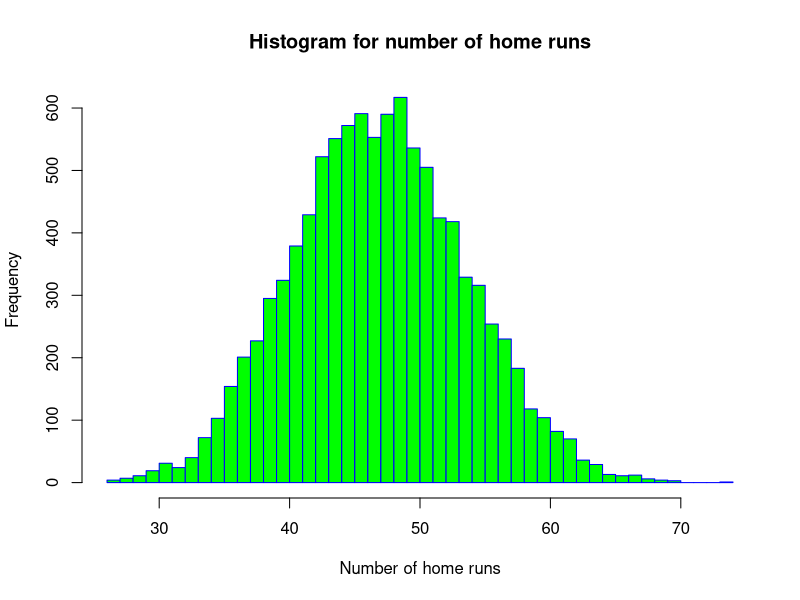

Recreate this plot in R.
##############################################################
### Simulating Moris'chance of beating the record of Babe Ruth
##############################################################
prob.home.run <- 1/14.7
plate.appearance <- 698
num.Moris <- 10000
home.run.vec <- replicate(num.Moris, sum(rbinom(n=698, size = 1, prob = prob.home.run)))
record.breach <- sum(home.run.vec>60)
print(record.breach)
prob.of.record.breach <- record.breach/num.Moris
print(prob.of.record.breach)

#################
### Plot the data
#################
hist(home.run.vec, 
     main="Histogram for number of home runs", 
     xlab="Number of home runs", 
     border="blue", 
     col="green",
     breaks=60,
     freq = TRUE)